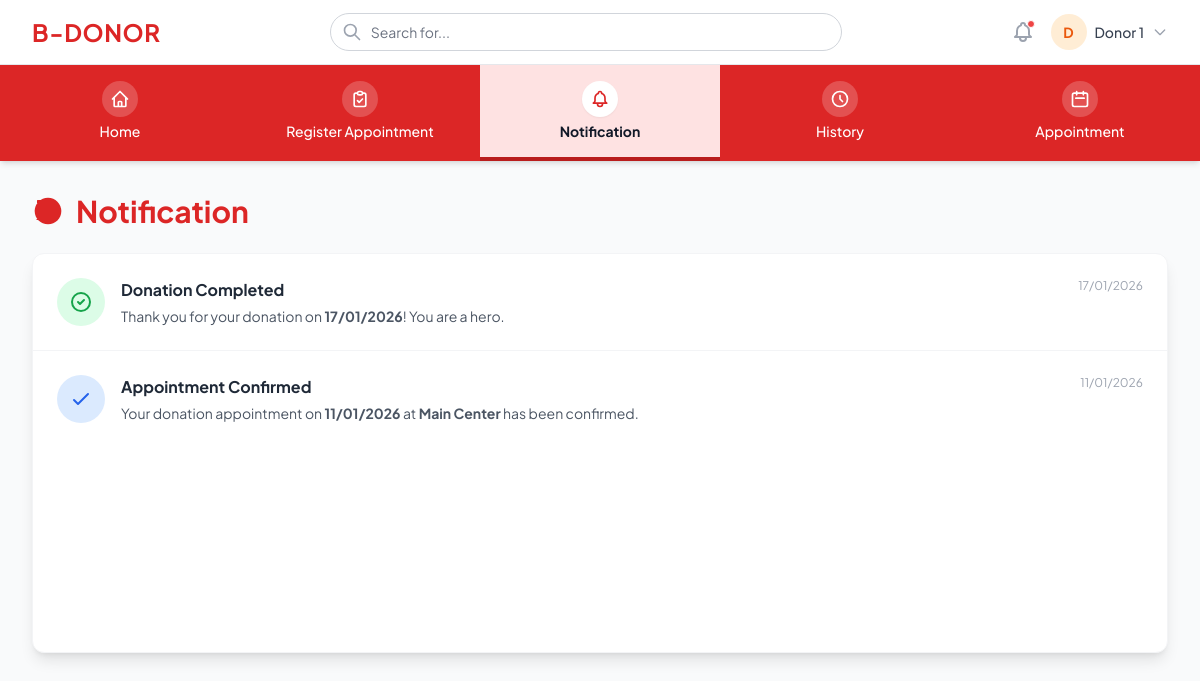
Page /donor-notification.php (signed in) on the committed database.
### tables this page shows
CREATE TABLE `appointments` (
  `id` int(11) NOT NULL,
  `userId` int(11) NOT NULL,
  `name` varchar(191) NOT NULL,
  `email` varchar(191) NOT NULL,
  `phone` varchar(50) NOT NULL,
  `dob` varchar(50) DEFAULT NULL,
  `bloodType` varchar(10) DEFAULT NULL,
  `appointmentDate` datetime NOT NULL,
  `location` varchar(255) NOT NULL,
  `notes` text DEFAULT NULL,
  `status` enum('Pending','Confirmed','Rejected','ReadyToCheck','ReadyToDonate','Completed','Cancelled') NOT NULL DEFAULT 'Pending',
  `healthCheckStatus` enum('Pending','Passed','Failed') NOT NULL DEFAULT 'Pending',
  `actualVolume` int(11) DEFAULT NULL,
  `createdAt` datetime NOT NULL DEFAULT current_timestamp(),
  `updatedAt` datetime NOT NULL DEFAULT current_timestamp() ON UPDATE current_timestamp()
);

### donor-notification.php (the view, shortened to what this page needs)
<?php
include 'connection.php';
$user_id = $_SESSION['user_id'];
$full_name = $_SESSION['full_name'] ?? 'Donor';
$sql_notif = "SELECT * FROM appointments
              WHERE userId = $user_id
              AND status != 'Pending'
              ORDER BY appointmentDate DESC LIMIT 10";
$res_notif = mysqli_query($link, $sql_notif);
$notifications = [];
if ($res_notif && mysqli_num_rows($res_notif) > 0) {
    while ($row = mysqli_fetch_assoc($res_notif)) {
        $status = $row['status'];
        $date = date('d/m/Y', strtotime($row['appointmentDate']));
        $title = "";
        $message = "";
        $iconColor = "";
        $iconSvg = "";
        switch ($status) {
            case 'Confirmed':
                $title = "Appointment Confirmed";
                $message = "Your donation appointment on <b>$date</b> at <b>{$row['location']}</b> has been confirmed.";
                $iconColor = "bg-blue-100 text-blue-600";
                $iconSvg = '<path stroke-linecap="round" stroke-linejoin="round" stroke-width="2" d="M5 13l4 4L19 7" />';
                break;
            case 'Completed':
                $title = "Donation Completed";
                $message = "Thank you for your donation on <b>$date</b>! You are a hero.";
                $iconColor = "bg-green-100 text-green-600";
                $iconSvg = '<path stroke-linecap="round" stroke-linejoin="round" stroke-width="2" d="M9 12l2 2 4-4m6 2a9 9 0 11-18 0 9 9 0 0118 0z" />';
                break;
        }
        if ($title) {
            $notifications[] = [
                'title' => $title,
                'message' => $message,
                'iconColor' => $iconColor,
                'iconSvg' => $iconSvg,
                'time' => $date
            ];
        }
    }
}
?>
<!DOCTYPE html>
<html lang="en">
<head>
    <script src="https://cdn.tailwindcss.com"></script>
</head>
<body class="bg-gray-50 text-gray-800 font-sans min-h-screen flex flex-col">
    <header class="bg-white border-b border-gray-200 sticky top-0 z-50">
        <div class="max-w-7xl mx-auto px-4 sm:px-6 lg:px-8">
            <div class="flex justify-between items-center h-16 gap-4">
                <div class="flex-shrink-0">
                    <a href="donor-home.php" class="text-2xl font-bold text-brand uppercase tracking-wide">B-DONOR</a>
                </div>
                <div class="hidden md:flex flex-1 max-w-lg mx-auto">
                    <div class="relative w-full">
                        <span class="absolute inset-y-0 left-0 pl-3 flex items-center pointer-events-none text-gray-400">
                        </span>
                        <input type="text" class="block w-full pl-10 pr-3 py-2 border border-gray-300 rounded-full leading-5 bg-white placeholder-gray-500 focus:outline-none focus:ring-1 focus:ring-brand focus:border-brand sm:text-sm" placeholder="Search for...">
                    </div>
                </div>
                <div class="flex items-center gap-4 text-gray-400">
                    <button class="hover:text-gray-600 relative">
                        <span class="absolute top-0 right-0 h-2 w-2 rounded-full bg-red-500 border border-white"></span>
                    </button>
                    <div class="relative">
                        <button id="user-menu-btn" class="flex items-center gap-2 cursor-pointer focus:outline-none">
                            <div class="h-9 w-9 rounded-full bg-orange-100 flex items-center justify-center text-orange-600 font-bold text-sm">
                                <?php echo strtoupper(substr($full_name, 0, 1)); ?>
                            </div>
                            <span class="text-sm font-medium text-gray-700 hidden sm:block"><?php echo htmlspecialchars($full_name); ?></span>
                            <svg id="user-menu-arrow" class="h-4 w-4 text-gray-400 transition-transform duration-200" fill="none" stroke="currentColor" viewBox="0 0 24 24"><path stroke-linecap="round" stroke-linejoin="round" stroke-width="2" d="M19 9l-7 7-7-7"/></svg>
                        </button>
                    </div>
                </div>
            </div>
        </div>
    </header>
    <nav class="bg-brand text-white shadow-md">
        <div class="max-w-7xl mx-auto">
            <div class="grid grid-cols-5 text-center">
                <a href="donor-home.php" class="py-4 hover:bg-brand-dark transition group flex flex-col items-center gap-1">
                    <div class="bg-white/20 p-2 rounded-full group-hover:bg-white/30"><svg class="w-5 h-5" fill="none" stroke="currentColor" viewBox="0 0 24 24"><path stroke-linecap="round" stroke-linejoin="round" stroke-width="2" d="M3 12l2-2m0 0l7-7 7 7M5 10v10a1 1 0 001 1h3m10-11l2 2m-2-2v10a1 1 0 01-1 1h-3m-6 0a1 1 0 001-1v-4a1 1 0 011-1h2a1 1 0 011 1v4a1 1 0 001 1m-6 0h6"/></svg></div>
                    <span class="text-sm font-medium">Home</span>
                </a>
                <a href="donor-donation.php" class="py-4 hover:bg-brand-dark transition group flex flex-col items-center gap-1">
                    <div class="bg-white/20 p-2 rounded-full group-hover:bg-white/30"><svg class="w-5 h-5" fill="none" stroke="currentColor" viewBox="0 0 24 24"><path stroke-linecap="round" stroke-linejoin="round" stroke-width="2" d="M9 5H7a2 2 0 00-2 2v12a2 2 0 002 2h10a2 2 0 002-2V7a2 2 0 00-2-2h-2M9 5a2 2 0 002 2h2a2 2 0 002-2M9 5a2 2 0 012-2h2a2 2 0 012 2m-6 9l2 2 4-4"/></svg></div>
                    <span class="text-sm font-medium">Register Appointment</span>
                </a>
                <a href="donor-notification.php" class="py-4 bg-nav-active border-b-4 border-brand-dark flex flex-col items-center gap-1">
                    <div class="bg-white text-brand p-2 rounded-full shadow-sm"></div>
                    <span class="text-sm font-bold text-gray-900">Notification</span>
                </a>
                <a href="donor-history.php" class="py-4 hover:bg-brand-dark transition group flex flex-col items-center gap-1">
                    <div class="bg-white/20 p-2 rounded-full group-hover:bg-white/30"><svg class="w-5 h-5" fill="none" stroke="currentColor" viewBox="0 0 24 24"><path stroke-linecap="round" stroke-linejoin="round" stroke-width="2" d="M12 8v4l3 3m6-3a9 9 0 11-18 0 9 9 0 0118 0z"/></svg></div>
                    <span class="text-sm font-medium">History</span>
                </a>
                <a href="donor-appointments.php" class="py-4 hover:bg-brand-dark transition group flex flex-col items-center gap-1">
                    <div class="bg-white/20 p-2 rounded-full group-hover:bg-white/30"><svg class="w-5 h-5" fill="none" stroke="currentColor" viewBox="0 0 24 24"><path stroke-linecap="round" stroke-linejoin="round" stroke-width="2" d="M8 7V3m8 4V3m-9 8h10M5 21h14a2 2 0 002-2V7a2 2 0 00-2-2H5a2 2 0 00-2 2v12a2 2 0 002 2z"/></svg></div>
                    <span class="text-sm font-medium">Appointment</span>
                </a>
            </div>
        </div>
    </nav>
    <main class="flex-1 max-w-7xl w-full mx-auto px-4 sm:px-6 lg:px-8 py-8">
        <div class="flex items-center gap-3 mb-6">
            <h1 class="text-3xl font-bold text-brand">Notification</h1>
        </div>
        <div class="bg-white rounded-xl shadow-lg border border-gray-100 min-h-[400px] flex flex-col">
            <?php if (empty($notifications)): ?>
                <div class="flex-1 flex flex-col items-center justify-center p-10">
                    <div class="bg-gray-50 p-6 rounded-full mb-4">
                        <svg class="w-12 h-12 text-gray-300" fill="none" stroke="currentColor" viewBox="0 0 24 24"><path stroke-linecap="round" stroke-linejoin="round" stroke-width="2" d="M15 17h5l-1.405-1.405A2.032 2.032 0 0118 14.158V11a6.002 6.002 0 00-4-5.659V5a2 2 0 10-4 0v.341C7.67 6.165 6 8.388 6 11v3.159c0 .538-.214 1.055-.595 1.436L4 17h5m6 0v1a3 3 0 11-6 0v-1m6 0H9"/></svg>
                    </div>
                    <p class="text-gray-400 text-lg font-medium">You don't have notifications.</p>
                </div>
            <?php else: ?>
                <div class="divide-y divide-gray-100">
                    <?php foreach ($notifications as $notif): ?>
                        <div class="p-6 hover:bg-gray-50 transition flex items-start gap-4">
                            <div class="flex-shrink-0 p-3 rounded-full <?php echo $notif['iconColor']; ?>">
                                <svg class="w-6 h-6" fill="none" stroke="currentColor" viewBox="0 0 24 24">
                                    <?php echo $notif['iconSvg']; ?>
                                </svg>
                            </div>
                            <div class="flex-1">
                                <div class="flex justify-between items-start">
                                    <h3 class="text-base font-bold text-gray-800"><?php echo $notif['title']; ?></h3>
                                    <span class="text-xs text-gray-400"><?php echo $notif['time']; ?></span>
                                </div>
                                <p class="text-sm text-gray-600 mt-1"><?php echo $notif['message']; ?></p>
                            </div>
                        </div>
                    <?php endforeach; ?>
                </div>
            <?php endif; ?>
        </div>
    </main>
</body>
</html>

### rows in the picture
appointments: appointmentDate "17/01/2026"
appointments: appointmentDate "11/01/2026", location "Main Center"

### other values in the picture
substr($full_name, 0, 1) "D"
$full_name "Donor 1"
$notif['title'] "Donation Completed"
$notif['time'] "17/01/2026"
$notif['title'] "Appointment Confirmed"
$notif['time'] "11/01/2026"
